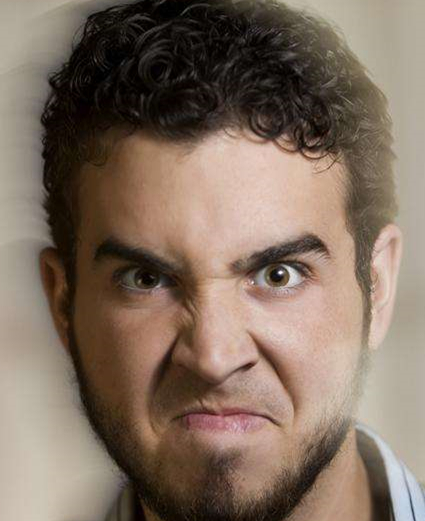
#> input picture images/1.jpg, 425 x 521 px, given in place of People - 84973.mp4, which was not available
$ jupyter execute 'レポート.ipynb'   (text cells are left out)
#> lines starting #> are read from the running program, lines starting #| are printed output that depends on the picture; after the words box and inside, x2 and y2 are one past the last pixel; in counts of white or black regions, pixels touching at a corner belong together; pictures that were not available may be replaced by others from this repository, and a replacement may not be noted
[cell 1]
import cv2
from matplotlib import pyplot as plt
import numpy as np

path = "/content/drive/MyDrive/Colab Notebooks/dataset/videos"

# 1. 動画の読み込み
r_video = cv2.VideoCapture(path + "/People - 84973.mp4")

# 動画の基本情報を取得する
width = int(r_video.get(cv2.CAP_PROP_FRAME_WIDTH))
height = int(r_video.get(cv2.CAP_PROP_FRAME_HEIGHT))
fps = r_video.get(cv2.CAP_PROP_FPS)
frame_count = int(r_video.get(cv2.CAP_PROP_FRAME_COUNT))

# 情報を出力する
print(f"動画の幅: {width}ピクセル")
print(f"動画の高さ: {height}ピクセル")
print(f"FPS: {fps}")
print(f"総フレーム数: {frame_count}")

# キャプチャを解放する
r_video.release()

[cell 2]
import cv2
from matplotlib import pyplot as plt
import numpy as np

path = "/content/drive/MyDrive/Colab Notebooks/dataset/videos/"
output_path = "/content/drive/MyDrive/Colab Notebooks/dataset/images/output/"

r_video = cv2.VideoCapture(path + "People - 84973.mp4")

# 最初のフレームを読み込む
ret, frame = r_video.read()
#> frame is the input picture: shape (521, 425, 3); mean B, G, R 96.3, 110.7, 128.7

if ret:
    # BGRからRGBに変換する
    rgb_frame = cv2.cvtColor(frame, cv2.COLOR_BGR2RGB)

    # サムネイル画像を保存する
    cv2.imwrite(output_path + "6322111_People_thumb.jpg", frame)

    # サムネイル画像を表示する
    plt.imshow(rgb_frame)
    plt.axis('off')
    plt.show()

# キャプチャを解放する
r_video.release()

[cell 3]
import cv2
from matplotlib import pyplot as plt
import numpy as np

def parse_filename(filename):
    # ファイル名から拡張子を除去する
    name_without_ext = filename.rsplit('.', 1)[0]
    # タイトルとIDを分離する
    title, id = name_without_ext.split(' - ')
    return title, id

# テスト用のファイル名
filenames = ["People - 84973.mp4", "Cat - 66004.mp4"]

for filename in filenames:
    title, id = parse_filename(filename)
    print(f"Title: {title}")
    print(f"ID: {id}")

[cell 4]
import cv2
import numpy as np

path = "/content/drive/MyDrive/Colab Notebooks/dataset/videos"
output_path = "/content/drive/MyDrive/Colab Notebooks/dataset/videos/output/"

# 4. 二値化と動画の保存
r_video = cv2.VideoCapture(path + "/Cat - 66004.mp4")

# 動画の基本情報を取得
width = int(r_video.get(cv2.CAP_PROP_FRAME_WIDTH))
height = int(r_video.get(cv2.CAP_PROP_FRAME_HEIGHT))
fps = r_video.get(cv2.CAP_PROP_FPS)

# 新しいサイズを計算（0.3倍）
new_width = int(width * 0.3)
new_height = int(height * 0.3)

# 出力用のVideoWriterを作成
fourcc = cv2.VideoWriter_fourcc(*'mp4v')
w_video = cv2.VideoWriter(output_path + "6322111_cat_binary.mp4", fourcc, fps, (new_width, new_height), isColor=False)

# 二値化の閾値（0-255の間で設定）
threshold = 128

while True:
    ret, frame = r_video.read()
    if not ret:
        break

    # フレームをリサイズ
    frame_resized = cv2.resize(frame, (new_width, new_height))
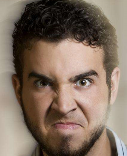
#> frame_resized: shape (156, 127, 3); mean B, G, R 96.2, 110.6, 128.6

    # グレースケールに変換
    frame_gray = cv2.cvtColor(frame_resized, cv2.COLOR_BGR2GRAY)
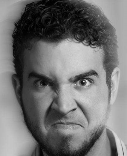
#> frame_gray: shape (156, 127); min 0, max 228, mean 114.3

    # 二値化
    _, frame_binary = cv2.threshold(frame_gray, threshold, 255, cv2.THRESH_BINARY)
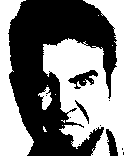
#> frame_binary: shape (156, 127); 50.2% white; 11 black regions (7 under 20 px), largest, box (x1, y1, x2, y2) and area: (8, 0, 117, 156) 9339, (68, 70, 98, 89) 254, (106, 129, 118, 156) 186, (75, 100, 89, 124) 76

    # 二値化したフレームを書き込む
    w_video.write(frame_binary)

# キャプチャを解放
r_video.release()
w_video.release()

print("二値化動画の作成が完了しました。")

$ run again, on images/2.jpg
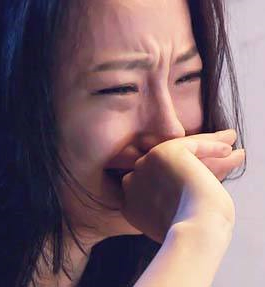
#> input picture images/2.jpg, 265 x 287 px, given in place of People - 84973.mp4, which was not available
#> frame is the input picture: shape (287, 265, 3); mean B, G, R 108.2, 100.7, 125.2
#> `frame_gray = cv2.cvtColor(frame_resized, cv2.COLOR_BGR2GRAY)`:
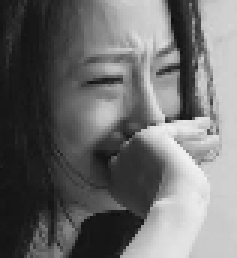
#> frame_gray: shape (86, 79) (shown 3 times larger); min 15, max 243, mean 108.8
#> `_, frame_binary = cv2.threshold(frame_gray, threshold, 255, cv2.THRESH..`:
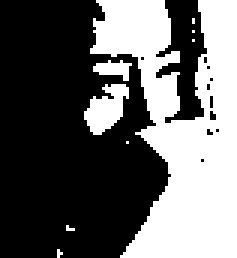
#> frame_binary: shape (86, 79) (shown 3 times larger); 39.5% white; 9 white regions (6 under 20 px), largest, box (x1, y1, x2, y2) and area: (30, 0, 79, 86) 2468, (28, 28, 43, 45) 153, (31, 20, 44, 27) 52
